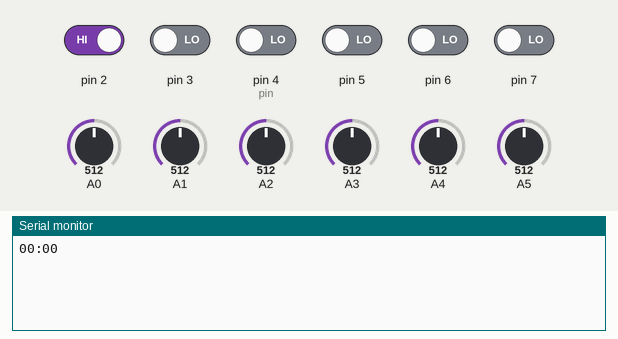
This sketch was run on a simulated Arduino Uno, built with avr-gcc and run on an emulated ATmega328P. On the bench: the last lines printed to the serial monitor. The test bench sets the inputs (shaded band); at power-on: pin 2 HIGH, pin 3, pin 4 (pin), pin 5–7 LOW, A0 = 512, A1 = 512, A2 = 512, A3 = 512, A4 = 512, A5 = 512. WiFi joins after 1.5 s; servers stay silent unless stated.

Above: at 2.7 s.
2.8 s: pin 2 driven LOW
At 4.1 s:
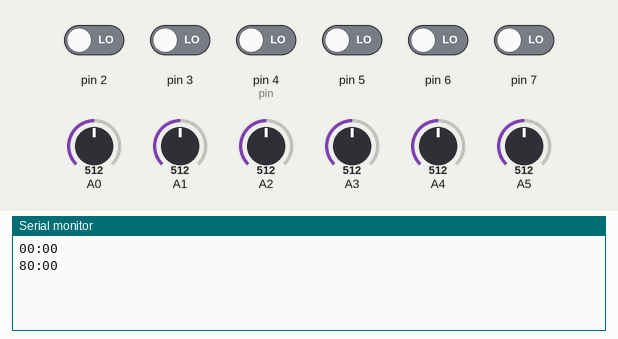
4.3 s: pin 4 (pin) driven HIGH
At 5.0 s:
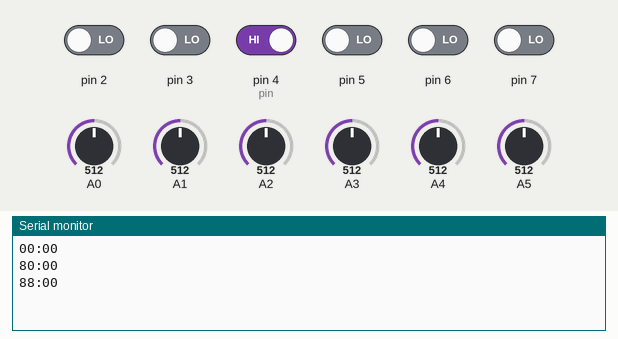
5.8 s: pin 4 (pin) driven LOW
At 7.1 s:
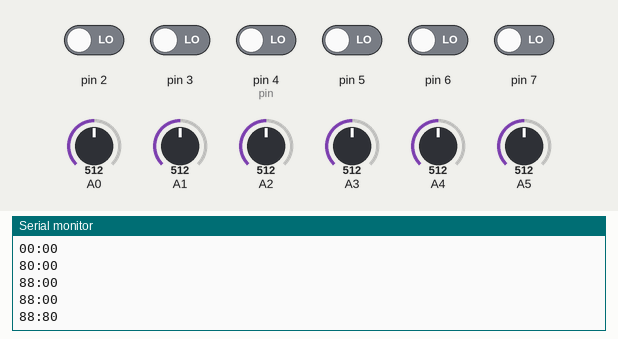
7.3 s: pin 3 driven HIGH
At 8.3 s:
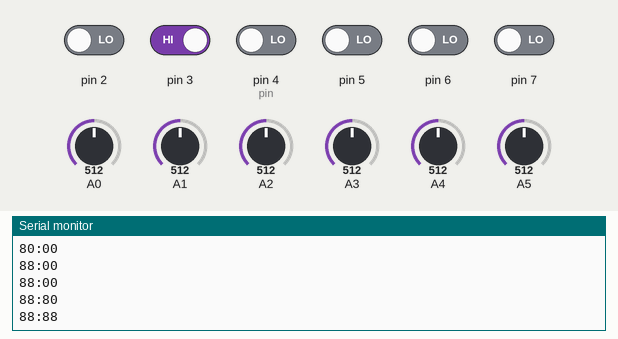
Timing chart, 0 to 9.8 s (numbered marks = the images above; inputs shaded):
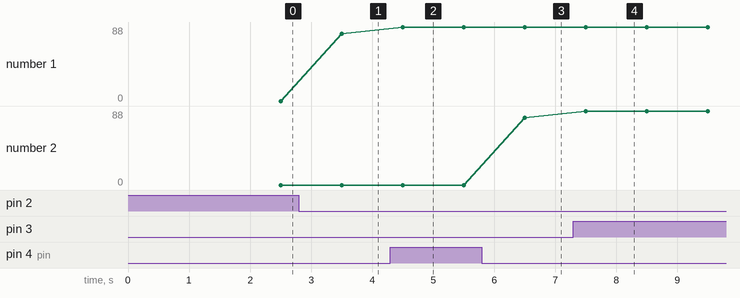

Measured:
- after the input at 2.8 s, the serial monitor: prints a new line after 0.70 s (image 1)
- after the input at 4.3 s, the serial monitor: prints a new line after 0.20 s (image 2)
- after the input at 5.8 s, the serial monitor: prints a new line after 0.70 s (image 3)
- after the input at 7.3 s, the serial monitor: prints a new line after 0.20 s (image 4)
- plotted number 1: 0 → 80 after the input at 2.8 s, 80 → 88 after the input at 4.3 s

The sketch:

Arduino_Microwave.ino
```cpp
//IMPORTANT: I made minimum change to the code, most of it is freely availble on uwaved.com
// I just made changes so that it is compatible with Aruidno Uno
#include <avr/interrupt.h>
#include <avr/io.h>
#include <stdio.h>
#include "TimerOne.h"
#include <SPI.h>
#include <Ethernet.h>

#define THRESHOLD 400  //I had to change the threshold
#define CLOCK_PERIOD 1000000	// 1s
#define START 4 // start at PD2
#define WAITING 0
#define COOKING 1

volatile byte state = WAITING;
volatile byte digits[4];
volatile byte old_time[4];
volatile byte time[4];
volatile byte pin = START;
volatile byte index = 0;  // start at CC1 (left-most)

EthernetClient client;

byte mac[] = {
  0xDE, 0xAD, 0xBE, 0xEF, 0xFE, 0x2D };

void setup()
{
  Serial.begin(115200);
  if (Ethernet.begin(mac) == 0) {
    Serial.println("Failed to configure Ethernet using DHCP");
    // no point in carrying on, so do nothing forevermore:
    for(;;)
      ;
  }

  Timer1.initialize(CLOCK_PERIOD);
   Timer1.attachInterrupt(tick);
  PCMSK2 = 0x3C;
  PCICR = 0x5;

}

void loop()
{


}

void copy_time() {
  old_time[0] = time[0];
  old_time[1] = time[1];
  old_time[2] = time[2];
  old_time[3] = time[3];
}

unsigned int get_time_val(volatile byte * time) {
  return ((time[0] * 10) + time[1])*60 + (time[2] * 10) + time[3];
}

boolean has_decremented() {
  unsigned int time_val = get_time_val(time);
  unsigned int old_time_val = get_time_val(old_time);
  unsigned int diff = old_time_val - time_val;
  return (diff > 0 && diff <  3* CLOCK_PERIOD / 1000000);
}


void push_time(unsigned int time) {
  Serial.println("pushing time");

  Serial.println("connecting...");
  if (client.connect("kjyoo.co",8000)) {
    char post_request[40];
    sprintf(post_request, "POST /?time=%d HTTP/1.1", time);
    Serial.println(time);
    client.println(post_request);
    client.println();
    client.stop();
    client.flush();
    Serial.println("pushed");
  }
  else {
    Serial.println("could not connect to push time");
  }
}

void push_finish() {
  Serial.println("pushing finish");

  if (client.connect("kjyoo.co",8000)) {
    client.println("POST /?stop=1 HTTP/1.1");
    client.println();
    client.stop();
    client.flush();
    Serial.println("pushed");
  }
  else {
    Serial.println("could not connect to push finish");
  }
}

void addtime() {

if (client.connect("kjyoo.co",8000)){
  client.println("GET /Added HTTP/1.1");
  client.println();
  client.stop();
  client.flush();
  Serial.println("pusdfasdfawehed");

}
else {
    Serial.println("could not connect to add time");
  }

}

void tick() {
  print_time();

  if (!(old_time[0] == 0 && old_time[1] == 0
    && old_time[2] == 0 && old_time[3] == 0)) {
    if(has_decremented()&&!(time[0] == 0 &&time[1] == 0 &&time[2] == 0 &&time[3] == 0)) {
      if (state == WAITING) {
        state = COOKING;
        push_time(get_time_val(time));

      }
      else if (state == COOKING) {
      }
    }
    else {
      if (state == COOKING) {
        push_finish();
        state = WAITING;
      }
      else if (state == WAITING) {
      }
    }
  }
  copy_time();

}
void print_digits() {
  Serial.print(digits[0], HEX);
  Serial.print(',');
  Serial.print(digits[1], HEX);
  Serial.print(':');
  Serial.print(digits[2], HEX);
  Serial.print(',');
  Serial.println(digits[3], HEX);
}

void print_time() {
  Serial.print(time[0], DEC);
  Serial.print(time[1], DEC);
  Serial.print(':');
  Serial.print(time[2], DEC);
  Serial.println(time[3], DEC);
}
 //I adjusted case statements so that it corresponds with our microwave.
byte convert(byte digit) {
  switch (digit) {
  case 0:
    return 0;
  case 0x1F:
    return 0;
  case 0x6:
    return 1;
  case 0x33:
    return 2;
  case 0x27:
    return 3;
  case 0x2E:
    return 4;
  case 0x2D:
    return 5;
  case 0x3D:
    return 6;
  case 0x7:
    return 7;
  case 0x3F:
    return 8;
  case 0x2F:
    return 9;
  default:
    return -1;
  }
}

void handle_digit_change() {
  digits[index] = 0;
  for (int i = 0; i <= 5; i++) {
    digits[index] |= (analogRead(i) > THRESHOLD) << i;
  }
  time[index] = convert(digits[index]);
}

ISR (PCINT2_vect) {
  if (!(PIND & pin)) {
    handle_digit_change();
    index++;
    pin <<= 1;
    if (index == 4) {
      index = 0;
      pin = START;
    }
  }
}
```
